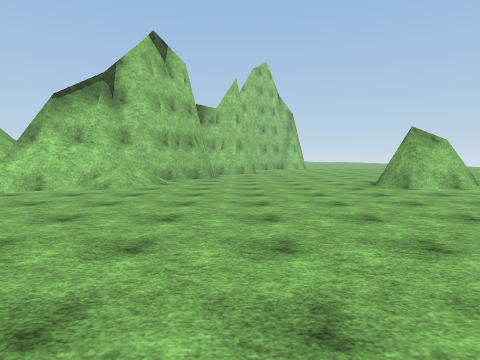
View 1 (above)

24 first-person views from a walk through a 3-D level made in the Unity game engine. The camera is 1.5 m above the floor, tilts 4° down and sees 75° across. The floor is counted in squares, 2 m on a side. Each view is taken from the middle of a square. On the plan, view 1 faces up. The plan holds only what a view shows up to about 10 squares ahead; the rest is blank. The place goes on beyond the plan. The player is left out. Surface patterns are stand-ins for the level's own textures.

View 2
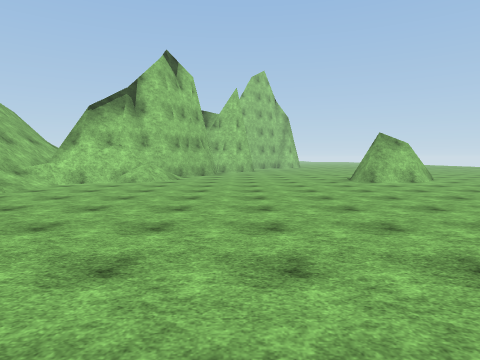

View 3
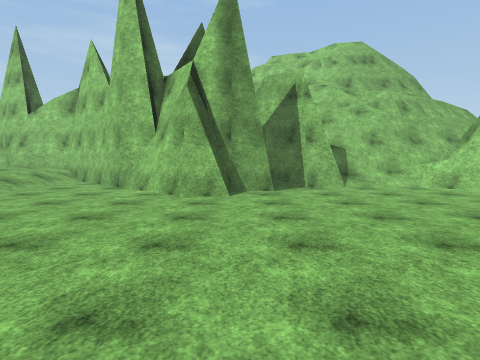

View 4
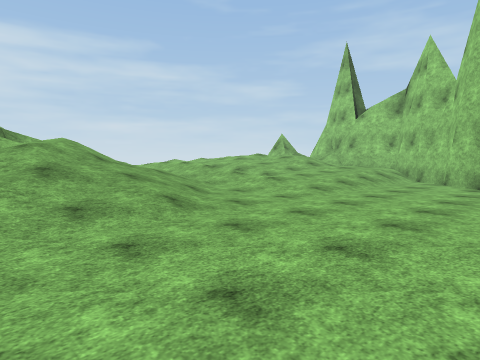

View 5
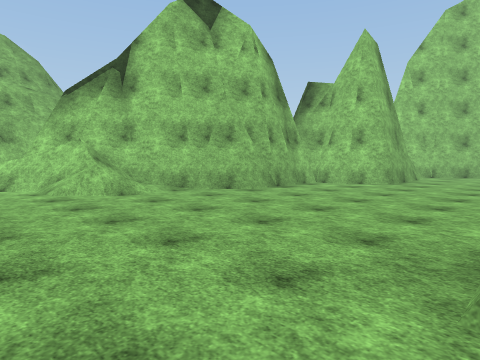

View 6
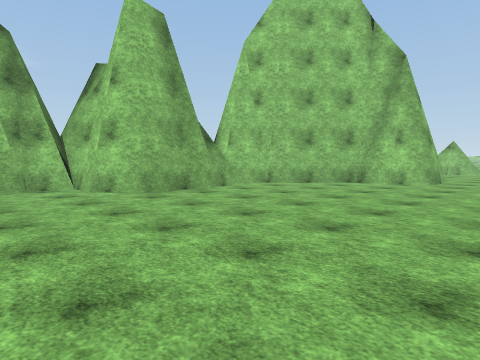

View 7
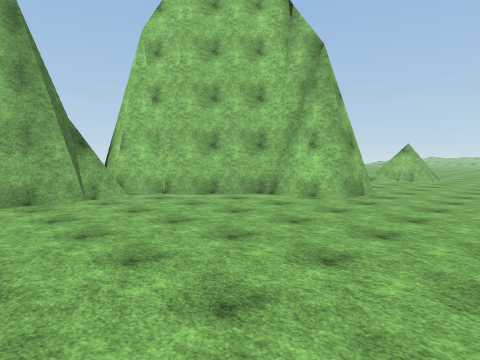

View 8
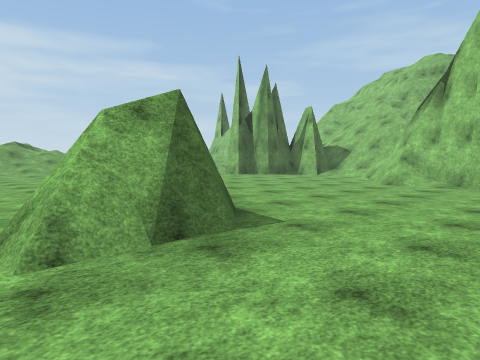

View 9
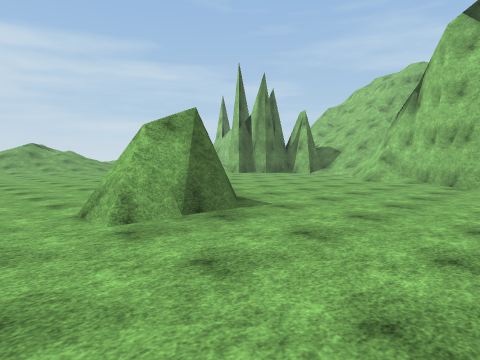

View 10
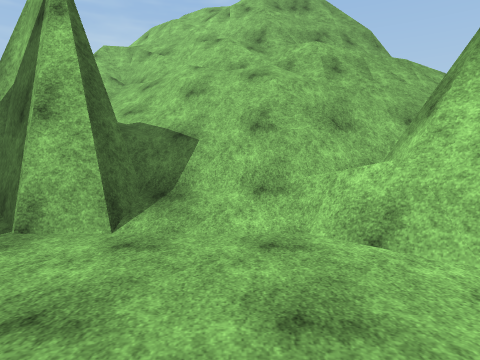

View 11
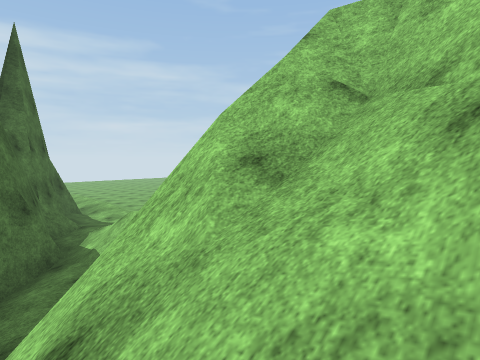

View 12
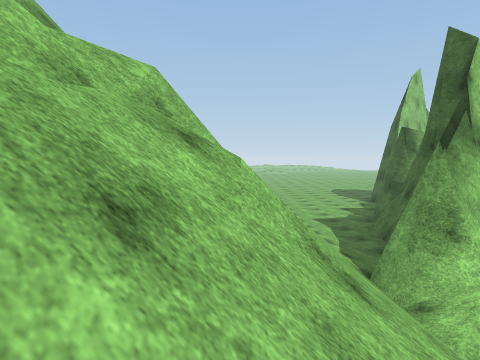

View 13
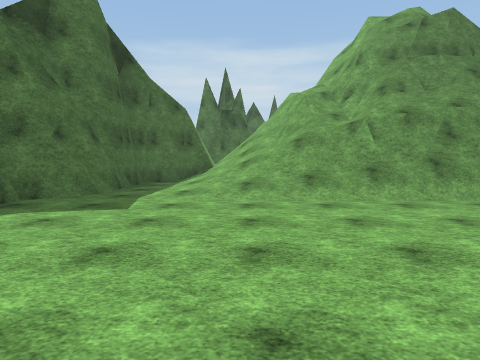

View 14
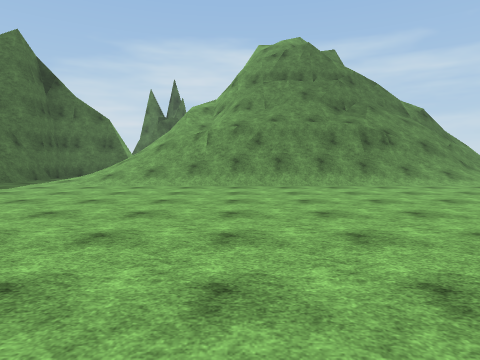

View 15
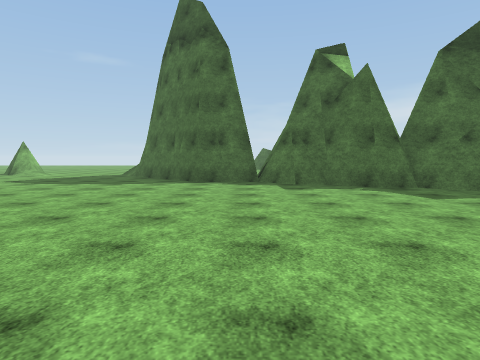

View 16
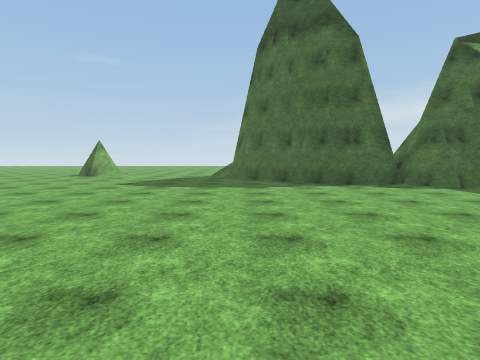

View 17
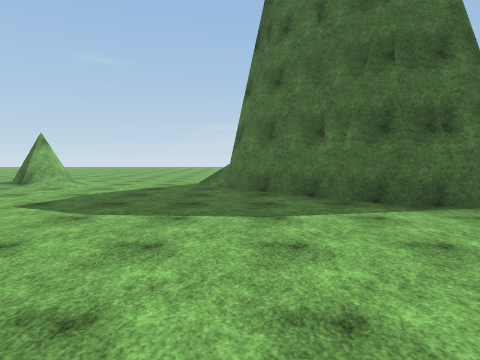

View 18
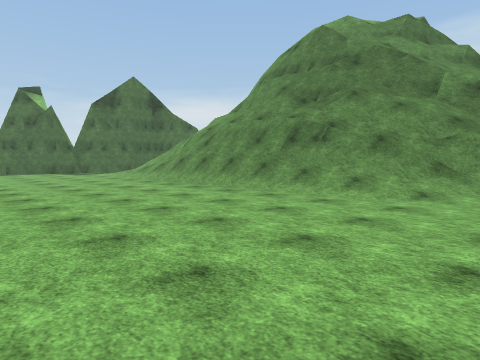

View 19
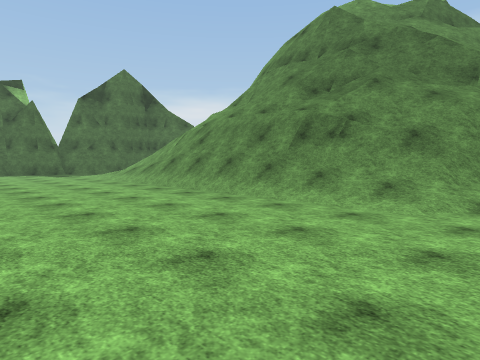

View 20
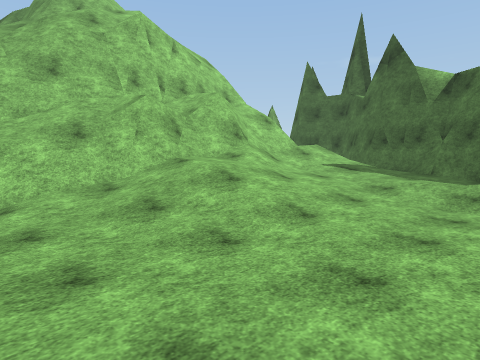

View 21
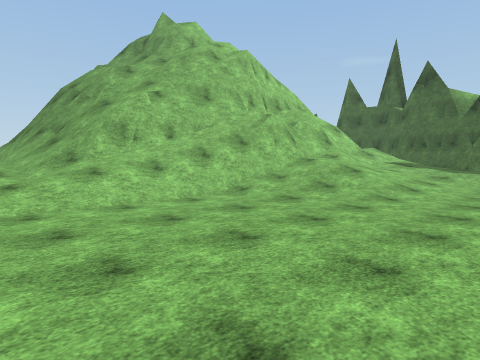

View 22
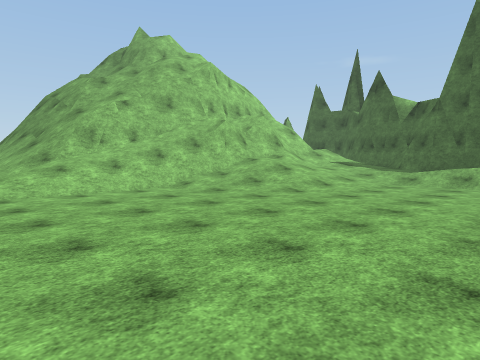

View 23
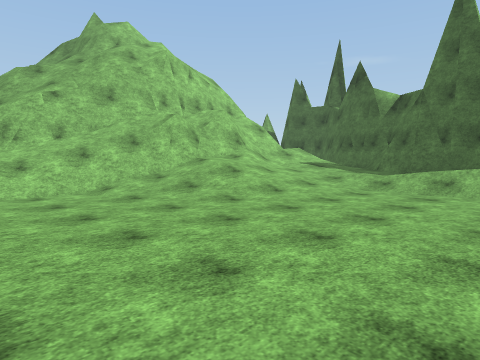

View 24
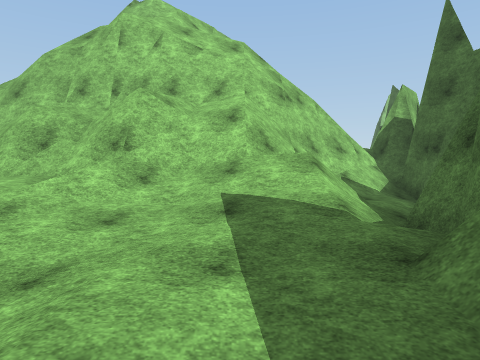

### Floor plan
Key: @ floor where view 1 was taken; # wall or solid block; . main floor; : floor 0.5 m higher than the main floor; + floor 0.75 m higher than the main floor; / step, stairs or slope; = window, fence, low wall or low ledge; v drop or lower ground.
Columns run from 23 left of view 1 to 8 right of it. Each row starts with its distance up from view 1.
 26                 ...............
 25                ................
 24               ............/....
 23             .............###...
 22            .............####...
 21           .............###.....
 20    ..... .............###......
 19    ...................##........
 18    ...................##........
 17    ..................###........
 16    ..................###......./
 15     ................####......./
 14     ./////////////..##.........
 13     ////####/=////.###..........
 12     =///#=#///////.###..........
 11     ////=#=#///#//.###..........
 10     #/########/#///##...........
  9      ////  /####//##/......###..
  8      ===    ##=#/###/......###.
  7             ##=#=/=............
  6            =#==#///............
  5   #   ##   =#=////.............
  4   ##/ /#   ===///#.............
  3  //#///##/==#///##.............
  2  //////////==//##  #....... ..
  1  /////#////=####   #....... ..
  0  //=vv#####=##/#  ##...@....
 -1  //////////==//  ##.........
 -2  //////#/#/=//####..........
 -3 ...../////////###........../
 -4 ......///////## //////..////
 -5 .......//////## ////+/.////
 -6 ........../:##     ////////
 -7 ..........//#       ///////
 -8 ........../ #        //
 -9 .......

Positions as (right, up) in squares from view 1, and headings:
1: (0, 0), facing up
2: (0, -2), facing up
3: (3, 2), facing left
4: (4, 0), facing down-left
5: (4, 6), facing up-left
6: (7, 12), facing up-left
7: (8, 15), facing up-left
8: (7, 12), facing down-left
9: (8, 13), facing down-left
10: (-2, 6), facing left
11: (-8, 4), facing down-left
12: (-8, 4), facing up
13: (-7, 20), facing down
14: (-11, 23), facing down
15: (-11, 19), facing right
16: (-10, 23), facing right
17: (-6, 23), facing right
18: (-20, 20), facing down-right
19: (-19, 19), facing down-right
20: (-19, -7), facing up-right
21: (-23, -7), facing up-right
22: (-23, -9), facing up-right
23: (-21, -9), facing up-right
24: (-12, -7), facing up
